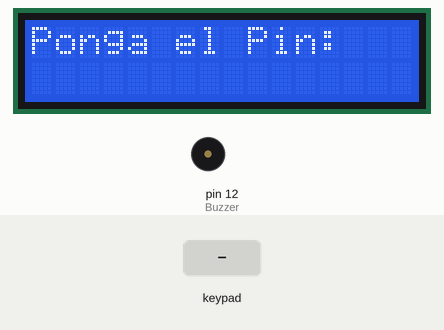
Recording of a sketch running on a simulated Arduino Uno, built with avr-gcc and run on an emulated ATmega328P. Parts: 16×2 character LCD, buzzer (waves = sounding). The inputs (shaded band) are chosen by the test bench. What the sketch prints to the serial monitor is not drawn.

Above: at 2.7 s.
2.8 s: keypad keys 1 3 5 7 9 * pressed 0.4 s apart
At 6.3 s:
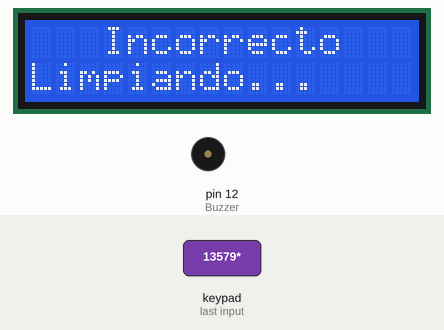
6.7 s: key 'D' pressed
At 9.5 s:
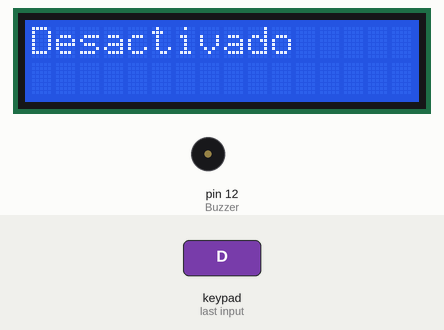
9.7 s: keypad keys 8 9 1 0 1 1 A pressed 0.4 s apart
At 15.3 s:
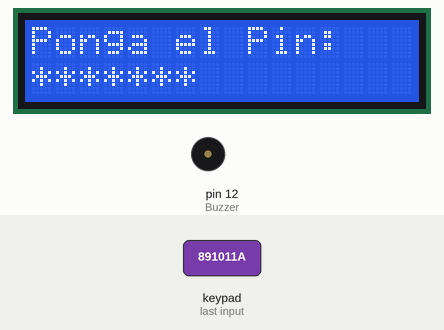
15.5 s: keypad keys 1 3 5 7 9 A pressed 0.4 s apart
At 18.4 s:
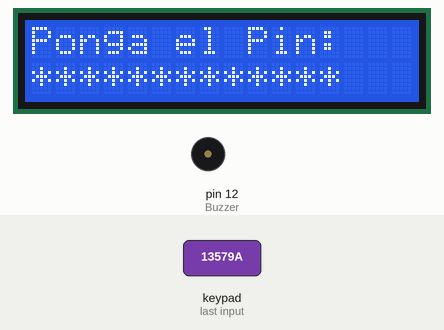
19.4 s: key '1' pressed
At 19.8 s:
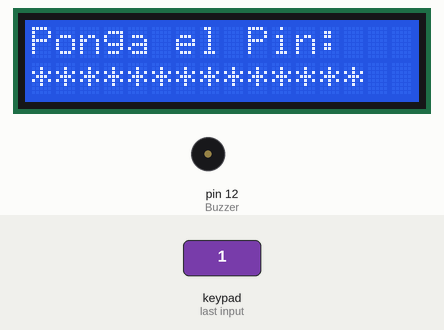
20.9 s: key '2' pressed
At 22.2 s:
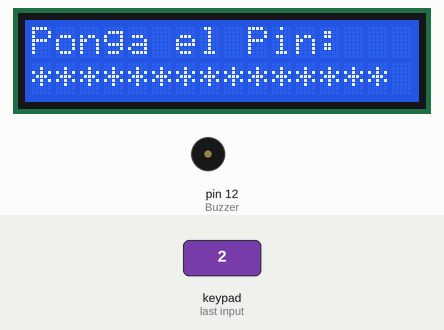
Timing chart, 0 to 23.4 s (numbered marks = the images above; inputs shaded):
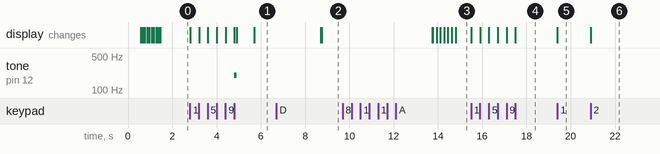

The sketch:

KeyboardLCD.ino
```cpp
#include <SoftwareSerial.h>

#include <LiquidCrystal.h>
LiquidCrystal lcd(1, 2, 4, 5, 6, 7);
#include <Keypad.h>
#include <Password.h>
Password Pass = Password("2468");
Password Pass2 = Password("13579");

const byte ROWS = 4;
byte sensorpin = A4;
int dato = 0;
bool V = false;
const byte COLS = 4;
int Buzzer = 12;
int intentos = 0;

char keys[ROWS][COLS] = {
  {'1','2','3','A'},
  {'4','5','6','B'},
  {'7','8','9','C'},
  {'*','0','#','D'}
};

byte rowPins[ROWS] = { A0,A1,A2,A3 };
byte colPins[COLS] = { 8,9,10,11 };

Keypad teclado = Keypad( makeKeymap(keys), rowPins, colPins, ROWS, COLS );

void setup() {
  delay(500);
  pinMode(Buzzer,OUTPUT);
  pinMode(sensorpin,INPUT);
  lcd.begin(16,2);
  lcd.clear();
  lcd.print("P");
  delay(100);
  lcd.print("o");
  delay(100);
  lcd.print("n");
  delay(100);
  lcd.print("g");
  delay(100);
  lcd.print("a");
  delay(100);
  lcd.print(" e");
  delay(100);
  lcd.print("l");
  delay(100);
  lcd.print(" P");
  delay(100);
  lcd.print("i");
  delay(100);
  lcd.print("n:");
  delay(100);
  lcd.setCursor(0,1);
  teclado.addEventListener(tecladoEvent);
}

void loop() {
teclado.getKey();

if (V == true)
{
  if (digitalRead(sensorpin) == HIGH)
  {
  tone(Buzzer,200);
  Serial.write("A");
  }
}
}

 void tecladoEvent(KeypadEvent eKey){
  switch (teclado.getState()){
    case PRESSED:
   lcd.print("*");
   //
    switch (eKey){
    case '*': checkPassword(); break;
    case '#': Pass.reset(); lcd.clear(); lcd.print("Ponga el Pin:"); lcd.setCursor(0,1); break;
    case 'D': Serial.flush(); Serial.end(); Serial.begin(9600); Serial.write("D"); Serial.flush(); Serial.end();  lcd.clear(); noTone(Buzzer); V = false; lcd.print("Desactivado"); Pass.reset(); delay(5000); lcd.clear(); lcd.print("Ponga el Pin:"); lcd.setCursor(0,1); break;
    default:  Pass.append(eKey);
     }
  }
}

void checkPassword(){
  if (Pass.evaluate()){
  lcd.clear();
  lcd.print("    Correcto");
  tone(Buzzer,440);
  delay(500);
  noTone(Buzzer);
  lcd.setCursor(0,1);
  delay(3000);
  lcd.clear();
  intentos = 0;
  V = true;
  Serial.begin(9600);
  }

  else{
  lcd.clear();
  tone(Buzzer,200);
  delay(100);
  noTone(Buzzer);
  lcd.print("   Incorrecto");
  intentos = intentos + 1;
  delay(800);
  lcd.setCursor(0,1);
  lcd.print("Limpiando...");
  delay(3000);
  lcd.clear();

  lcd.print("Ponga el Pin:");
  lcd.setCursor(0,1);
  Pass.reset();

  if (intentos > 2)
{
  lcd.clear();
  lcd.print("Excedio el N#");
  lcd.setCursor(0,1);
  lcd.print("de intentos");
  delay(2000);
  lcd.clear();
  lcd.print("Espere");
  lcd.setCursor(0,1);

  for (int i = 10; i!=0; i--)
  {
lcd.print(i);
lcd.print(" segundos");
delay(1000);
lcd.clear();
lcd.print("Espere");
lcd.setCursor(0,1);
  }
  intentos = 0;

  lcd.clear();
  lcd.print("Ponga el Pin:");
  lcd.setCursor(0,1);
  }
}
}
```

Measured:
- after the input at 2.8 s, tone on pin 12 (Buzzer): silent → 200 Hz after 2.0 s, → silent 0.10 s later; the display: first changes at once (image 1 shows a later state)
- after the input at 6.7 s, the display: first differs from a run without the input after 2.0 s (image 2)
- after the input at 9.7 s, the display: first differs from a run without the input after 4.1 s (image 3 shows a later state)
- after the input at 15.5 s, the display: first changes at once (image 4 shows a later state)
- after the input at 19.4 s, the display: changes at once (image 5)
- after the input at 20.9 s, the display: changes at once (image 6)
